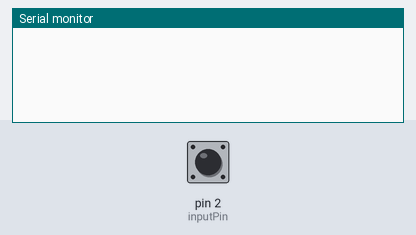
Recording of a sketch running on a simulated Arduino Uno, built with avr-gcc and run on an emulated ATmega328P. Parts: the last lines printed to the serial monitor. The test bench sets the inputs (shaded band); at power-on: pin 2 (inputPin) HIGH.

Above: at 1.2 s.
1.3 s: pin 2 (inputPin) pulled LOW for 0.15 s
At 2.6 s:
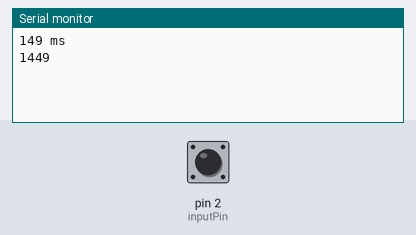
2.9 s: pin 2 (inputPin) pulled LOW for 1 s
At 5.1 s:
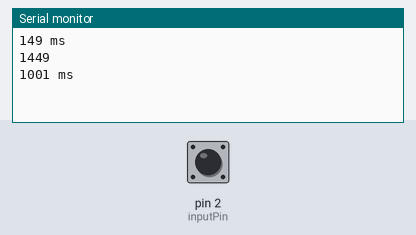
5.4 s: pin 2 (inputPin) pulled LOW for 0.15 s
At 7.0 s:
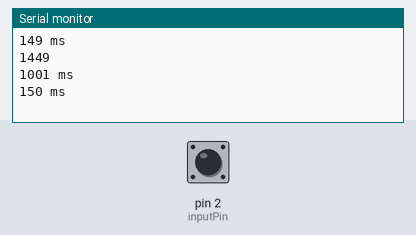

Measured:
- after the input at 1.3 s, the serial monitor: prints a new line after 0.15 s (image 1)
- after the input at 2.9 s, the serial monitor: prints a new line after 1.0 s (image 2)
- after the input at 5.4 s, the serial monitor: prints a new line after 0.15 s (image 3)

The sketch:

DIGITAL-SIGNAL.ino
```cpp
//5.3
//디지털 신호 입력시간 측정하기
const int inputPin = 2;
long startTime = 0;
long swCountTimer = 0;
long adStartTime = 0;
int status = 1;
void setup() {
  // put your setup code here, to run once:
  adStartTime = millis();
  pinMode(inputPin,INPUT_PULLUP);
  Serial.begin(9600);
}

void loop() {
  // put your main code here, to run repeatedly:

  if(digitalRead(inputPin) == LOW){
    startTime = millis();
    while(digitalRead(inputPin) == LOW);

    swCountTimer = millis() - startTime;
    Serial.print(swCountTimer);
    Serial.println(" ms");
    if(status == 1){
      Serial.println(millis()-adStartTime);
      status = 0;
    }
  }
}
```
